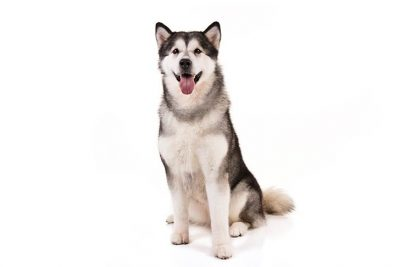
#> input picture data/dog.jpg, 400 x 267 px, found by its file name
$ jupyter execute --allow-errors PyLec03_FileIO.ipynb   (older library calls are emulated)
#> lines starting #> are read from the running program, lines starting #| are printed output that depends on the picture
# File IO

## How to read file

### 1. Simple text file

간단한 텍스트 파일을 읽는 방법을 알아봅시다. 예를 들어 `./data`폴더 내의 파일 `pride-and-prejudice.txt`를 읽어봅시다.
`read()`함수를 이용하면 파일의 내용 전체를 `string`형태로 저장합니다.

#> (a cell that did not finish here is left out)

그러나 이와같이 파일을 읽으면 큰 파일의 경우, 컴퓨터의 메모리가 부족할 수도 있고, 나중에 데이터를 처리하는데도 시간이 많이 걸립니다. 따라서 줄바꿈을 기준으로 텍스트를 조금씩 분리해서 읽는 것이 좋습니다.
아래 코드는 `append()`함수를 이용해서 각 줄의 string을 `Data` 변수에 리스트로 저장합니다. 참고로
```Python
with OUT_Function as Variable_Name:

```
문법을 이용하면 파일을 닫는 `close()`를 마지막에 선언하지 않아도 되기 때문에 편리합니다. 이 기능은 `Out_Function`으로 반환된 개체를 `Variable_Name`에 저장하여 `with`의 범위에 속한 범위에서만 이를 사용합니다.

[cell 2]
Data = []
LineCount = 0
#> (the rest of this cell did not finish here and is left out)

`split`함수를 사용하여 각 문장에서 띄워쓰기로 구분된 단어를 하나씩 tokenize해 봅시다.

[cell 3]
Words = []
for Line in Data:
    Words.append(Line.split())

#> (the rest of this cell did not finish here and is left out)

### 2. csv 파일
이를 응용하면 일정한 형식으로 구분된 파일을 데이터로 읽어올 수 있습니다. `./data` 폴더 내의 파일 `data-by-year.csv`을 읽어봅시다. 파일의 첫 번째 라인은 각 열의 이름이고, 두 번째부터 값이 등장합니다.

[cell 4]
Data = []
#> (the rest of this cell did not finish here and is left out)

# Image processing

## Resize an image

[cell 5]
import PIL
from PIL import Image

basewidth = 100
img = Image.open("./data/dog.jpg")
#> img is the input picture: PIL image 400x267 RGB; mean R, G, B 242.3, 239.4, 238
wpercent = (basewidth / float(img.size[0]))
#> wpercent = 0.25
hsize = int((float(img.size[1]) * float(wpercent)))
#> hsize = 66
img = img.resize((basewidth, hsize), PIL.Image.ANTIALIAS)
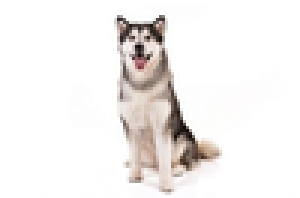
#> img: PIL image 100x66 RGB (shown 3 times larger); mean R, G, B 242.2, 239.4, 237.9
img.save("./data/resized-dog.jpg")

[cell 6]
import numpy as np
import matplotlib.pyplot as plt
from matplotlib.image import imread

img = imread("./data/dog.jpg")
print(img.shape)
#| (267, 400, 3)
plt.imshow(img)
plt.show()

img = imread("./data/resized-dog.jpg")
#> img: shape (66, 100, 3)
print(img.shape)
#| (66, 100, 3)
plt.imshow(img)
plt.show()


$ run again, with data/pic_neural_network.jpg copied over data/dog.jpg
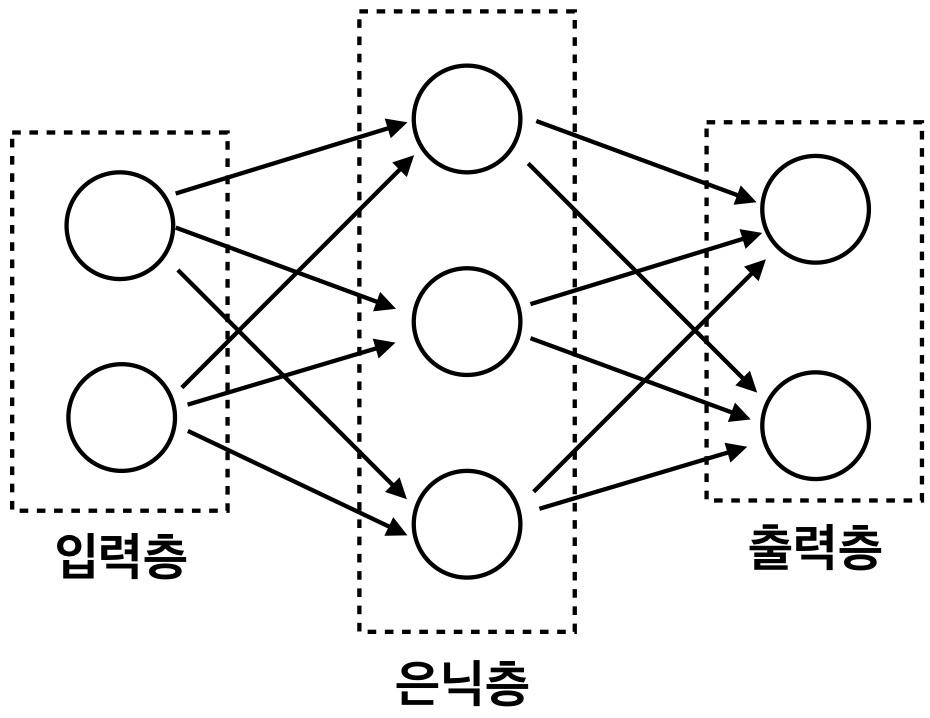
#> input picture data/pic_neural_network.jpg, 930 x 718 px, found by its file name
#> img is the input picture: PIL image 930x718 RGB; min 0, max 255, mean 239.2
#> `img = img.resize((basewidth, hsize), PIL.Image.ANTIALIAS)`:
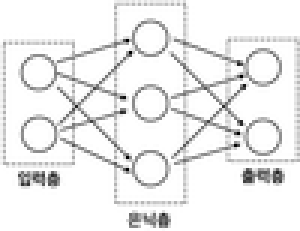
#> img: PIL image 100x77 RGB (shown 3 times larger); min 0, max 255, mean 237.1
#| (718, 930, 3)
#| (77, 100, 3)

$ run again, with data/pic_neural_network_with_var.jpg copied over data/dog.jpg
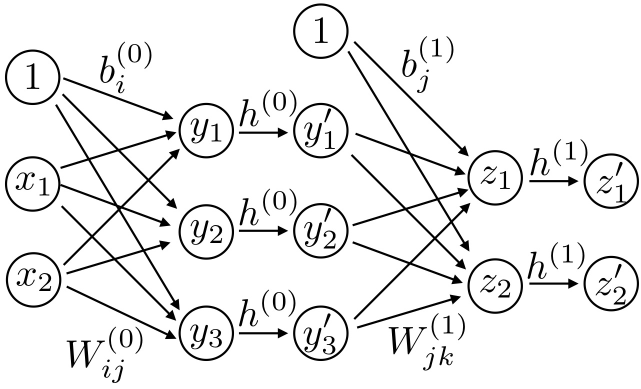
#> input picture data/pic_neural_network_with_var.jpg, 1281 x 777 px, found by its file name (shown at 1/2 size)
#> img is the input picture: PIL image 1281x777 RGB; min 0, max 255, mean 237.6
#> `img = img.resize((basewidth, hsize), PIL.Image.ANTIALIAS)`:
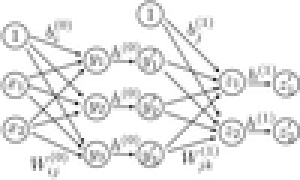
#> img: PIL image 100x60 RGB (shown 3 times larger); min 36, max 255, mean 235.3
#| (777, 1281, 3)
#| (60, 100, 3)

$ run again, with data/pic_perceptron.jpg copied over data/dog.jpg
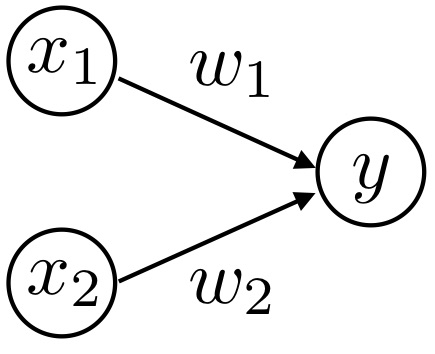
#> input picture data/pic_perceptron.jpg, 435 x 354 px, found by its file name
#> img is the input picture: PIL image 435x354 RGB; min 0, max 255, mean 238.9
#> `img = img.resize((basewidth, hsize), PIL.Image.ANTIALIAS)`:
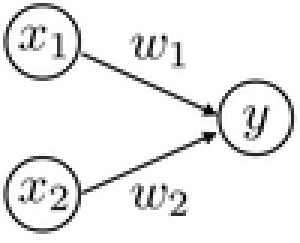
#> img: PIL image 100x81 RGB (shown 3 times larger); min 0, max 255, mean 237.5
#| (354, 435, 3)
#| (81, 100, 3)
